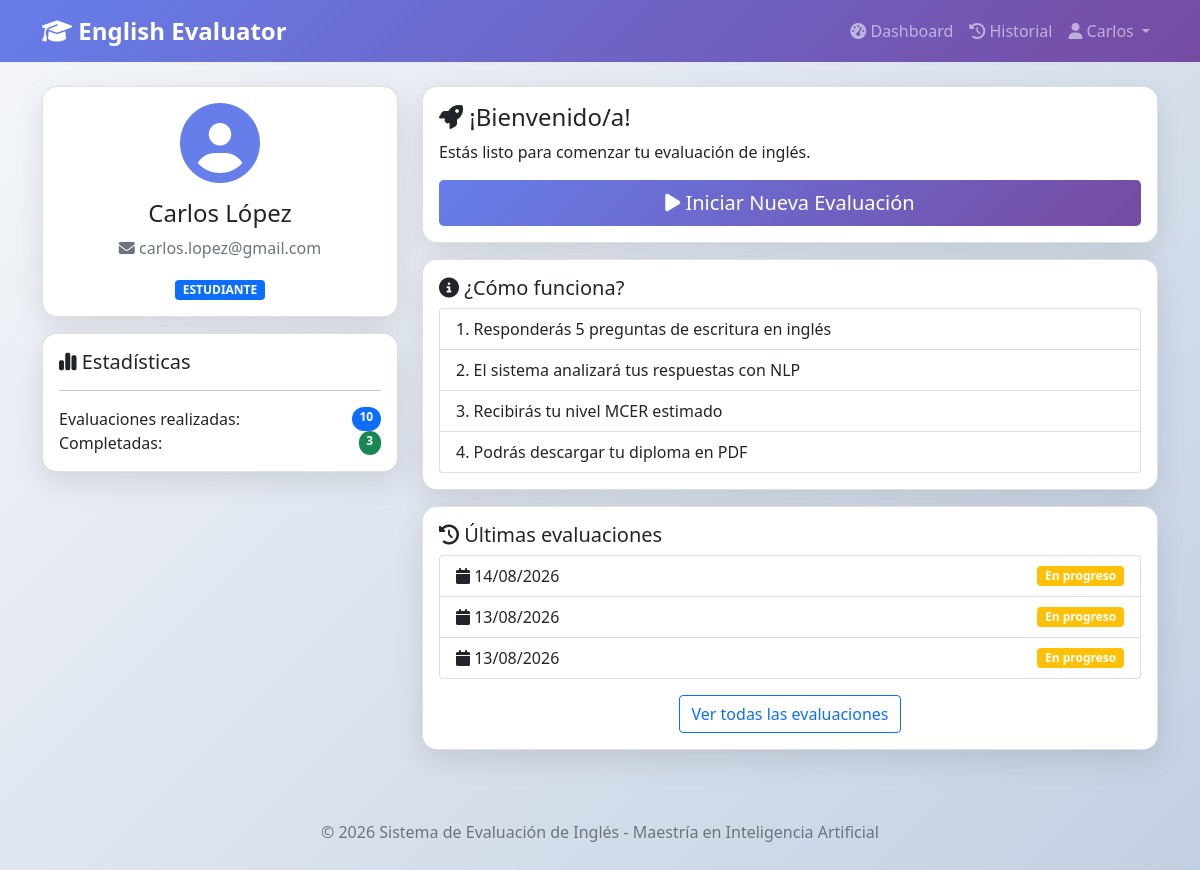
/dashboard (signed in), run on the app's committed database.
### app.py (models this page shows, shortened)
class Usuario(db.Model):
    __tablename__ = 'usuarios'
    id = db.Column(db.Integer, primary_key=True)
    nombre = db.Column(db.String(100), nullable=False)
    apellido = db.Column(db.String(100), nullable=False)
    correo = db.Column(db.String(150), unique=True, nullable=False)
    password = db.Column(db.String(255), nullable=False)
    rol = db.Column(db.String(20), default='ESTUDIANTE')
    estado = db.Column(db.Boolean, default=True)
    fecha_creacion = db.Column(db.DateTime, default=datetime.utcnow)
    ultimo_login = db.Column(db.DateTime)
    nivel_autopercibido_id = db.Column(db.Integer, db.ForeignKey('niveles_mcer.id'), nullable=True)
    nivel_autopercibido = db.relationship('NivelMCER', foreign_keys=[nivel_autopercibido_id])
    evaluaciones = db.relationship('Evaluacion', backref='usuario', lazy=True)

class Evaluacion(db.Model):
    __tablename__ = 'evaluaciones'
    id = db.Column(db.Integer, primary_key=True)
    usuario_id = db.Column(db.Integer, db.ForeignKey('usuarios.id'), nullable=False)
    fecha_inicio = db.Column(db.DateTime, default=datetime.utcnow)
    fecha_fin = db.Column(db.DateTime)
    nivel_estimado_id = db.Column(db.Integer, db.ForeignKey('niveles_mcer.id'))
    estado = db.Column(db.String(30), default='EN_PROCESO')
    accuracy = db.Column(db.Numeric(5, 2))
    precision = db.Column(db.Numeric(5, 2))
    recall = db.Column(db.Numeric(5, 2))
    f1_score = db.Column(db.Numeric(5, 2))
    respuestas = db.relationship('Respuesta', backref='evaluacion', lazy=True)
    nivel_estimado = db.relationship('NivelMCER', foreign_keys=[nivel_estimado_id])

### app.py (the view)
@app.route('/dashboard')
@login_required
def dashboard():
    return render_template('dashboard.html', user=current_user)

### app.py (called while the page is built)
@login_manager.user_loader
def load_user(user_id):
    return Usuario.query.get(int(user_id))

### templates/dashboard.html (shortened to what this page needs)
{% extends "base.html" %}
{% block content %}
<div class="row">
    <div class="col-md-4">
        <div class="card">
            <div class="card-body text-center">
                <i class="fas fa-user-circle" style="font-size: 80px; color: #667eea;"></i>
                <h4 class="mt-3">{{ user.nombre }} {{ user.apellido }}</h4>
                <p class="text-muted">
                    <i class="fas fa-envelope"></i> {{ user.correo }}
                </p>
                <span class="badge bg-primary">{{ user.rol }}</span>
            </div>
        </div>
        <div class="card mt-3">
            <div class="card-body">
                <h5><i class="fas fa-chart-simple"></i> Estadísticas</h5>
                <hr>
                <div class="d-flex justify-content-between">
                    <span>Evaluaciones realizadas:</span>
                    <span class="badge bg-primary rounded-pill">{{ user.evaluaciones|length }}</span>
                </div>
                {% set completadas = user.evaluaciones|selectattr('estado', 'equalto', 'COMPLETADA')|list %}
                <div class="d-flex justify-content-between">
                    <span>Completadas:</span>
                    <span class="badge bg-success rounded-pill">{{ completadas|length }}</span>
                </div>
                {% set ultima = user.evaluaciones|sort(attribute='fecha_inicio', reverse=True)|first %}
            </div>
        </div>
    </div>
    <div class="col-md-8">
        <div class="card">
            <div class="card-body">
                <h4><i class="fas fa-rocket"></i> ¡Bienvenido/a!</h4>
                <p>Estás listo para comenzar tu evaluación de inglés.</p>
                <a href="{{ url_for('iniciar_evaluacion') }}" class="btn btn-primary btn-lg w-100">
                    <i class="fas fa-play"></i> Iniciar Nueva Evaluación
                </a>
            </div>
        </div>
        <div class="card mt-3">
            <div class="card-body">
                <h5><i class="fas fa-info-circle"></i> ¿Cómo funciona?</h5>
                <ol class="list-group list-group-numbered">
                    <li class="list-group-item">Responderás 5 preguntas de escritura en inglés</li>
                    <li class="list-group-item">El sistema analizará tus respuestas con NLP</li>
                    <li class="list-group-item">Recibirás tu nivel MCER estimado</li>
                    <li class="list-group-item">Podrás descargar tu diploma en PDF</li>
                </ol>
            </div>
        </div>
        {% if user.evaluaciones %}
        <div class="card mt-3">
            <div class="card-body">
                <h5><i class="fas fa-history"></i> Últimas evaluaciones</h5>
                <div class="list-group">
                    {% for eval in user.evaluaciones[-3:]|reverse %}
                    <div class="list-group-item">
                        <div class="d-flex justify-content-between align-items-center">
                            <span>
                                <i class="fas fa-calendar"></i> {{ eval.fecha_inicio.strftime('%d/%m/%Y') }}
                            </span>
                            {% if eval.nivel_estimado %}
                                <span class="badge bg-success">Nivel: {{ eval.nivel_estimado.codigo }}</span>
                            {% else %}
                                <span class="badge bg-warning">En progreso</span>
                            {% endif %}
                        </div>
                    </div>
                    {% endfor %}
                </div>
                <div class="text-center mt-3">
                    <a href="{{ url_for('historial') }}" class="btn btn-outline-primary">
                        Ver todas las evaluaciones
                    </a>
                </div>
            </div>
        </div>
        {% endif %}
    </div>
</div>
{% endblock %}

### templates/base.html (shortened to what this page needs)
<!DOCTYPE html>
<html lang="es">
<head>
    <link href="https://cdn.jsdelivr.net/npm/bootstrap@5.1.3/dist/css/bootstrap.min.css" rel="stylesheet">
    <link rel="stylesheet" href="https://cdnjs.cloudflare.com/ajax/libs/font-awesome/6.4.0/css/all.min.css">
</head>
<body>
    <nav class="navbar navbar-expand-lg navbar-dark bg-primary" style="background: linear-gradient(135deg, #667eea 0%, #764ba2 100%) !important;">
        <div class="container">
            <a class="navbar-brand" href="{{ url_for('index') }}">
                <i class="fas fa-graduation-cap"></i> English Evaluator
            </a>
            <div class="collapse navbar-collapse" id="navbarNav">
                <ul class="navbar-nav ms-auto">
                    {% if current_user.is_authenticated %}
                        <li class="nav-item">
                            <a class="nav-link" href="{{ url_for('dashboard') }}">
                                <i class="fas fa-tachometer-alt"></i> Dashboard
                            </a>
                        </li>
                        <li class="nav-item">
                            <a class="nav-link" href="{{ url_for('historial') }}">
                                <i class="fas fa-history"></i> Historial
                            </a>
                        </li>
                        <li class="nav-item dropdown">
                            <a class="nav-link dropdown-toggle" href="#" id="userDropdown" role="button" data-bs-toggle="dropdown">
                                <i class="fas fa-user"></i> {{ current_user.nombre }}
                            </a>
                        </li>
                    {% endif %}
                </ul>
            </div>
        </div>
    </nav>
    <div class="container mt-4">
        {% block content %}{% endblock %}
    </div>
    <div class="footer">
        <p class="text-muted">© 2026 Sistema de Evaluación de Inglés - Maestría en Inteligencia Artificial</p>
    </div>
</body>
</html>

### templates/base.html (style rules this page uses)
body { background: linear-gradient(135deg, #f5f7fa 0%, #c3cfe2 100%); min-height: 100vh; }
.navbar-brand { font-weight: bold; font-size: 1.5rem; }
.card { border-radius: 15px; box-shadow: 0 10px 30px rgba(0,0,0,0.1); transition: transform 0.3s; }
.btn-primary { background: linear-gradient(135deg, #667eea 0%, #764ba2 100%); border: none; }
.footer { margin-top: 50px; padding: 20px; text-align: center; color: #666; }

### data on the page
Usuario: nombre "Carlos", apellido "López", correo "carlos.lopez@gmail.com", rol "ESTUDIANTE"
Evaluacion: fecha_inicio "14/08/2026"
Evaluacion: fecha_inicio "13/08/2026"
Evaluacion: fecha_inicio "13/08/2026"

### other printed values
{{ user.evaluaciones|length }} "10"
{{ completadas|length }} "3"
